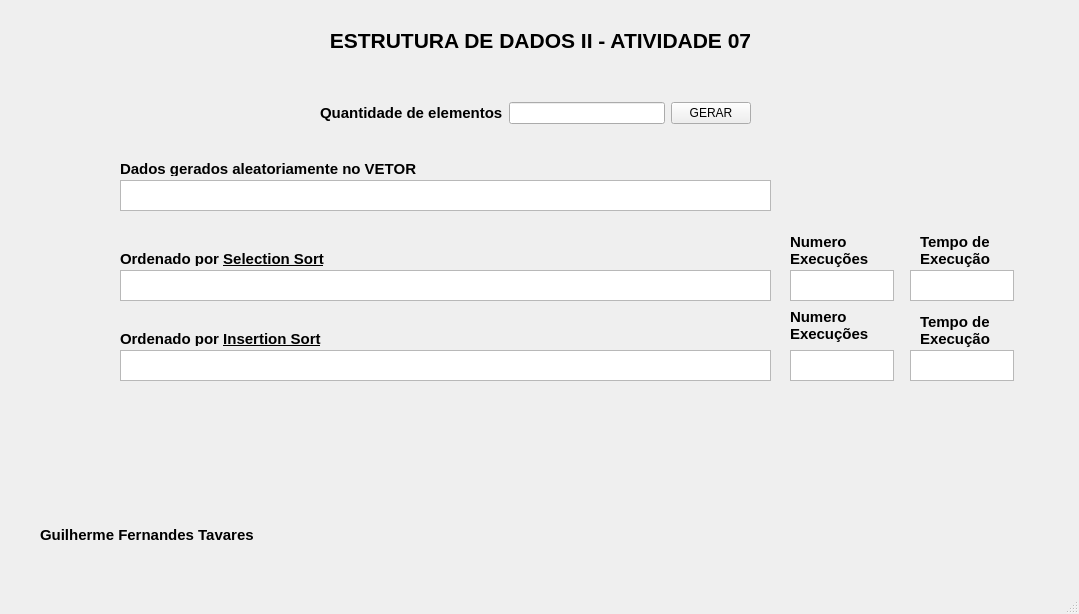
<?xml version="1.0" encoding="UTF-8"?>
<ui version="4.0">
 <class>MainWindow</class>
 <widget class="QMainWindow" name="MainWindow">
  <property name="geometry">
   <rect>
    <x>0</x>
    <y>0</y>
    <width>1079</width>
    <height>614</height>
   </rect>
  </property>
  <property name="windowTitle">
   <string>MainWindow</string>
  </property>
  <widget class="QWidget" name="centralwidget">
   <widget class="QLabel" name="label">
    <property name="geometry">
     <rect>
      <x>310</x>
      <y>20</y>
      <width>461</width>
      <height>41</height>
     </rect>
    </property>
    <property name="text">
     <string>&lt;html&gt;&lt;head/&gt;&lt;body&gt;&lt;p align=&quot;center&quot;&gt;&lt;span style=&quot; font-size:16pt; font-weight:700;&quot;&gt;ESTRUTURA DE DADOS II - ATIVIDADE 07&lt;/span&gt;&lt;/p&gt;&lt;/body&gt;&lt;/html&gt;</string>
    </property>
   </widget>
   <widget class="QLabel" name="label_3">
    <property name="geometry">
     <rect>
      <x>120</x>
      <y>160</y>
      <width>301</width>
      <height>16</height>
     </rect>
    </property>
    <property name="text">
     <string>&lt;html&gt;&lt;head/&gt;&lt;body&gt;&lt;p&gt;&lt;span style=&quot; font-size:11pt; font-weight:700;&quot;&gt;Dados gerados aleatoriamente no VETOR&lt;/span&gt;&lt;/p&gt;&lt;/body&gt;&lt;/html&gt;</string>
    </property>
   </widget>
   <widget class="QTextEdit" name="textEditGerados">
    <property name="geometry">
     <rect>
      <x>120</x>
      <y>180</y>
      <width>651</width>
      <height>31</height>
     </rect>
    </property>
   </widget>
   <widget class="QLabel" name="label_4">
    <property name="geometry">
     <rect>
      <x>120</x>
      <y>250</y>
      <width>211</width>
      <height>16</height>
     </rect>
    </property>
    <property name="text">
     <string>&lt;html&gt;&lt;head/&gt;&lt;body&gt;&lt;p&gt;&lt;span style=&quot; font-size:11pt; font-weight:700;&quot;&gt;Ordenado por &lt;/span&gt;&lt;span style=&quot; font-size:11pt; font-weight:700; text-decoration: underline;&quot;&gt;Selection Sort&lt;/span&gt;&lt;/p&gt;&lt;/body&gt;&lt;/html&gt;</string>
    </property>
   </widget>
   <widget class="QTextEdit" name="textEditSelectionSort">
    <property name="geometry">
     <rect>
      <x>120</x>
      <y>270</y>
      <width>651</width>
      <height>31</height>
     </rect>
    </property>
   </widget>
   <widget class="QLabel" name="label_5">
    <property name="geometry">
     <rect>
      <x>120</x>
      <y>330</y>
      <width>211</width>
      <height>16</height>
     </rect>
    </property>
    <property name="text">
     <string>&lt;html&gt;&lt;head/&gt;&lt;body&gt;&lt;p&gt;&lt;span style=&quot; font-size:11pt; font-weight:700;&quot;&gt;Ordenado por &lt;/span&gt;&lt;span style=&quot; font-size:11pt; font-weight:700; text-decoration: underline;&quot;&gt;Insertion Sort&lt;/span&gt;&lt;/p&gt;&lt;/body&gt;&lt;/html&gt;</string>
    </property>
   </widget>
   <widget class="QTextEdit" name="textEditInsertionSort">
    <property name="geometry">
     <rect>
      <x>120</x>
      <y>350</y>
      <width>651</width>
      <height>31</height>
     </rect>
    </property>
   </widget>
   <widget class="QLabel" name="label_6">
    <property name="geometry">
     <rect>
      <x>40</x>
      <y>515</y>
      <width>221</width>
      <height>41</height>
     </rect>
    </property>
    <property name="text">
     <string>&lt;html&gt;&lt;head/&gt;&lt;body&gt;&lt;p&gt;&lt;span style=&quot; font-size:11pt; font-weight:700;&quot;&gt;Guilherme Fernandes Tavares&lt;/span&gt;&lt;/p&gt;&lt;/body&gt;&lt;/html&gt;</string>
    </property>
   </widget>
   <widget class="QLabel" name="label_7">
    <property name="geometry">
     <rect>
      <x>60</x>
      <y>20</y>
      <width>91</width>
      <height>121</height>
     </rect>
    </property>
    <property name="text">
     <string/>
    </property>
    <property name="pixmap">
     <pixmap resource="Fotos.qrc">:/new/prefix1/Recursos/Imagem.jpg</pixmap>
    </property>
    <property name="scaledContents">
     <bool>true</bool>
    </property>
    <property name="wordWrap">
     <bool>false</bool>
    </property>
   </widget>
   <widget class="QLabel" name="label_8">
    <property name="geometry">
     <rect>
      <x>920</x>
      <y>20</y>
      <width>91</width>
      <height>121</height>
     </rect>
    </property>
    <property name="text">
     <string/>
    </property>
    <property name="pixmap">
     <pixmap resource="Fotos.qrc">:/new/prefix1/Recursos/puc-goias-vertical-logo-6B1DC20460-seeklogo.com.png</pixmap>
    </property>
    <property name="scaledContents">
     <bool>true</bool>
    </property>
   </widget>
   <widget class="QTextEdit" name="textEditNExecucaoIS">
    <property name="geometry">
     <rect>
      <x>790</x>
      <y>350</y>
      <width>104</width>
      <height>31</height>
     </rect>
    </property>
   </widget>
   <widget class="QTextEdit" name="textEditTempoIS">
    <property name="geometry">
     <rect>
      <x>910</x>
      <y>350</y>
      <width>104</width>
      <height>31</height>
     </rect>
    </property>
   </widget>
   <widget class="QTextEdit" name="textEditNExecucaoSS">
    <property name="geometry">
     <rect>
      <x>790</x>
      <y>270</y>
      <width>104</width>
      <height>31</height>
     </rect>
    </property>
   </widget>
   <widget class="QTextEdit" name="textEditTempoSS">
    <property name="geometry">
     <rect>
      <x>910</x>
      <y>270</y>
      <width>104</width>
      <height>31</height>
     </rect>
    </property>
   </widget>
   <widget class="QLabel" name="label_9">
    <property name="geometry">
     <rect>
      <x>790</x>
      <y>300</y>
      <width>81</width>
      <height>51</height>
     </rect>
    </property>
    <property name="text">
     <string>&lt;html&gt;&lt;head/&gt;&lt;body&gt;&lt;p&gt;&lt;span style=&quot; font-size:11pt; font-weight:700;&quot;&gt;  Numero &lt;br/&gt;Execuções&lt;/span&gt;&lt;/p&gt;&lt;/body&gt;&lt;/html&gt;</string>
    </property>
   </widget>
   <widget class="QLabel" name="label_10">
    <property name="geometry">
     <rect>
      <x>790</x>
      <y>230</y>
      <width>81</width>
      <height>41</height>
     </rect>
    </property>
    <property name="text">
     <string>&lt;html&gt;&lt;head/&gt;&lt;body&gt;&lt;p&gt;&lt;span style=&quot; font-size:11pt; font-weight:700;&quot;&gt;  Numero &lt;br/&gt;Execuções&lt;/span&gt;&lt;/p&gt;&lt;/body&gt;&lt;/html&gt;</string>
    </property>
   </widget>
   <widget class="QLabel" name="label_11">
    <property name="geometry">
     <rect>
      <x>920</x>
      <y>230</y>
      <width>71</width>
      <height>41</height>
     </rect>
    </property>
    <property name="text">
     <string>&lt;html&gt;&lt;head/&gt;&lt;body&gt;&lt;p&gt;&lt;span style=&quot; font-size:11pt; font-weight:700;&quot;&gt;Tempo de&lt;br/&gt;Execução&lt;/span&gt;&lt;/p&gt;&lt;/body&gt;&lt;/html&gt;</string>
    </property>
   </widget>
   <widget class="QLabel" name="label_12">
    <property name="geometry">
     <rect>
      <x>920</x>
      <y>310</y>
      <width>71</width>
      <height>41</height>
     </rect>
    </property>
    <property name="text">
     <string>&lt;html&gt;&lt;head/&gt;&lt;body&gt;&lt;p&gt;&lt;span style=&quot; font-size:11pt; font-weight:700;&quot;&gt;Tempo de&lt;br/&gt;Execução&lt;/span&gt;&lt;/p&gt;&lt;/body&gt;&lt;/html&gt;</string>
    </property>
   </widget>
   <widget class="QWidget" name="layoutWidget">
    <property name="geometry">
     <rect>
      <x>320</x>
      <y>100</y>
      <width>431</width>
      <height>26</height>
     </rect>
    </property>
    <layout class="QHBoxLayout" name="horizontalLayout">
     <item>
      <widget class="QLabel" name="label_2">
       <property name="text">
        <string>&lt;html&gt;&lt;head/&gt;&lt;body&gt;&lt;p&gt;&lt;span style=&quot; font-size:11pt; font-weight:700;&quot;&gt;Quantidade de elementos&lt;/span&gt;&lt;/p&gt;&lt;/body&gt;&lt;/html&gt;</string>
       </property>
      </widget>
     </item>
     <item>
      <widget class="QLineEdit" name="lineEditQuantidadeElementos"/>
     </item>
     <item>
      <widget class="QPushButton" name="pushButtonGerar">
       <property name="text">
        <string>GERAR</string>
       </property>
      </widget>
     </item>
    </layout>
   </widget>
  </widget>
  <widget class="QMenuBar" name="menubar">
   <property name="geometry">
    <rect>
     <x>0</x>
     <y>0</y>
     <width>1079</width>
     <height>21</height>
    </rect>
   </property>
  </widget>
  <widget class="QStatusBar" name="statusbar"/>
 </widget>
 <resources>
  <include location="Fotos.qrc"/>
 </resources>
 <connections/>
</ui>
